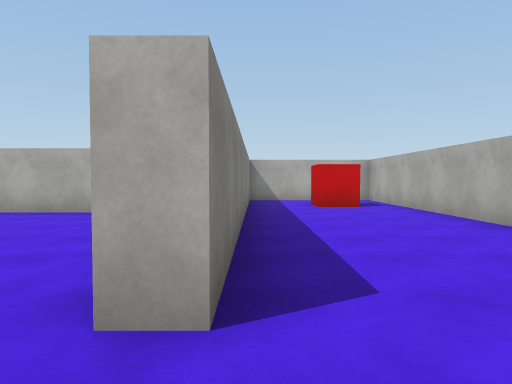
View 1 (above)

24 first-person views from a walk through a Unity game level. The camera is 1.3 m above the floor, tilts 2° down and sees 70° across. The floor is counted in squares, 2 m on a side. Each view is taken from the middle of a square. On the plan, view 1 faces up. The plan holds only what a view shows up to about 11 squares ahead; the rest is blank. The place goes on beyond the plan. The player is left out. Surface patterns are stand-ins for the level's own textures.

View 2
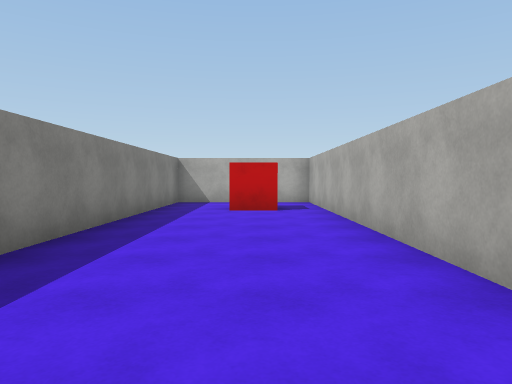

View 3
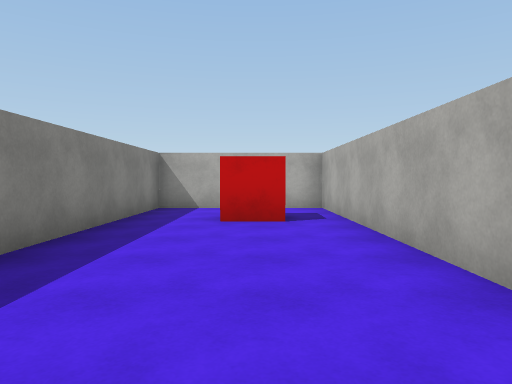

View 4
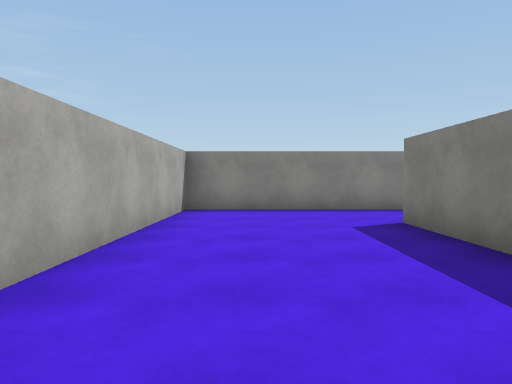

View 5
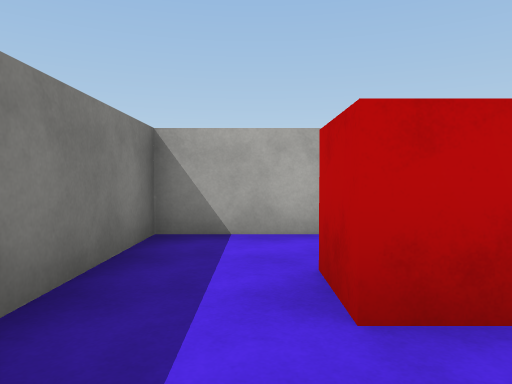

View 6
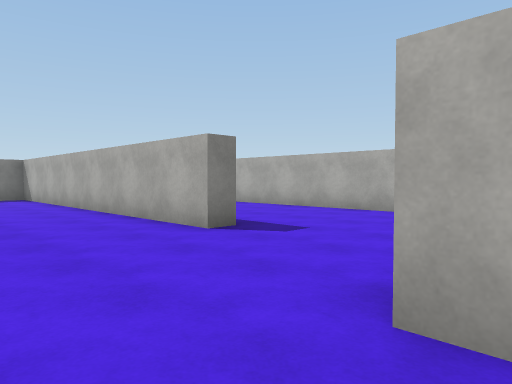

View 7
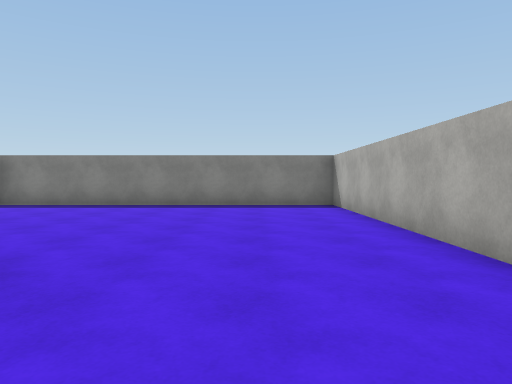

View 8
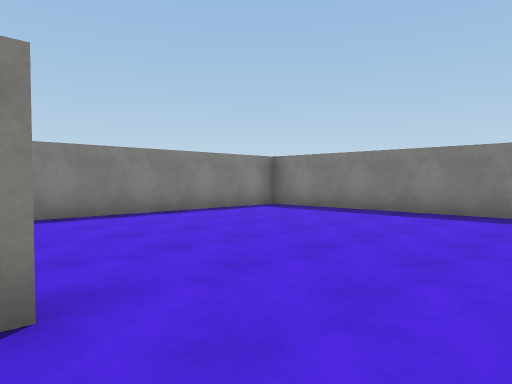

View 9
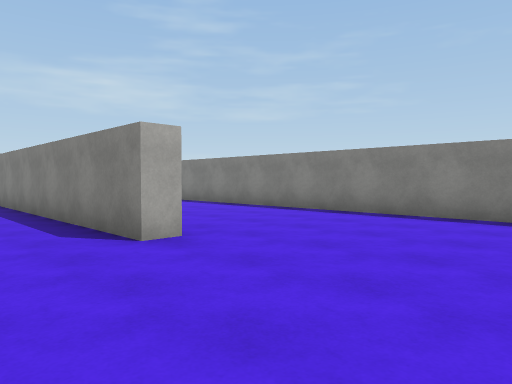

View 10
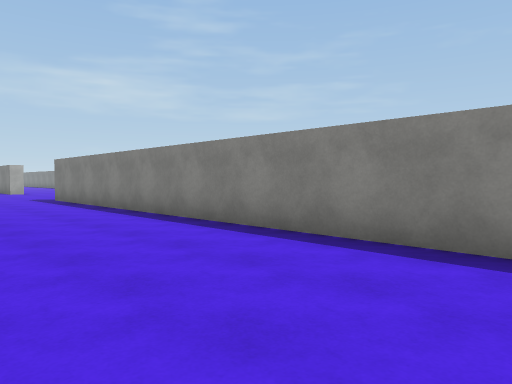

View 11
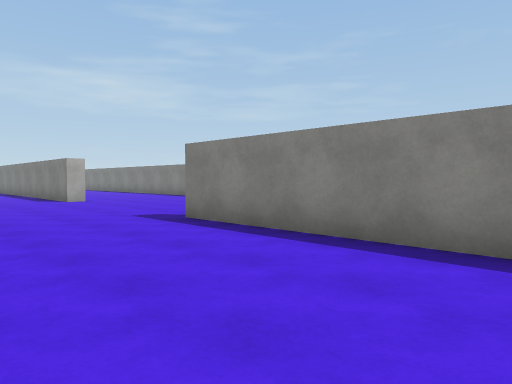

View 12
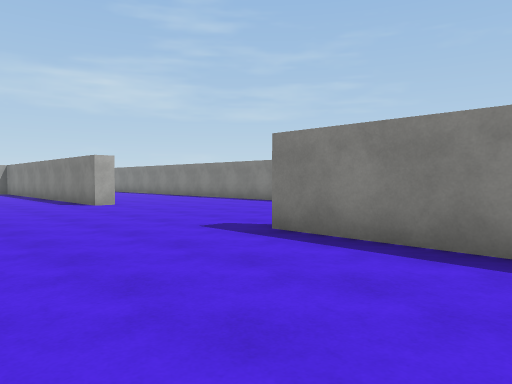

View 13
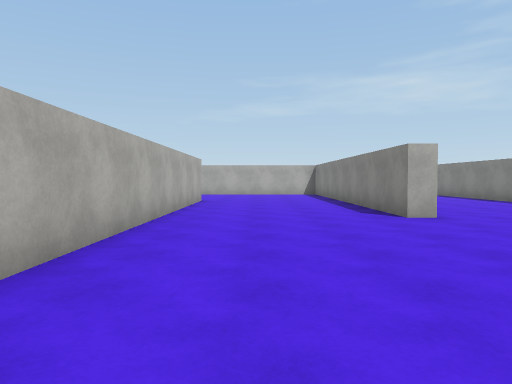

View 14
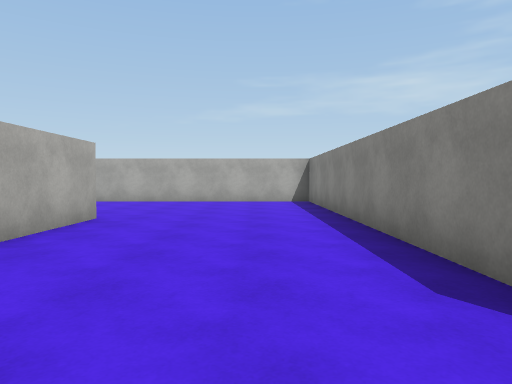

View 15
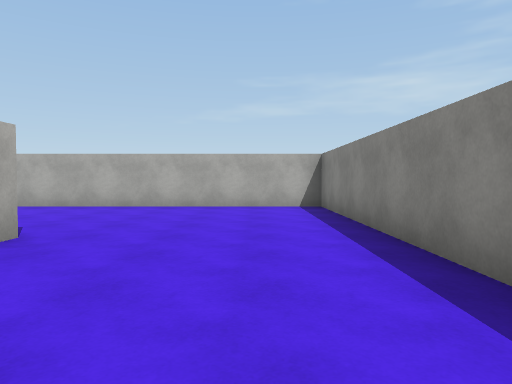

View 16
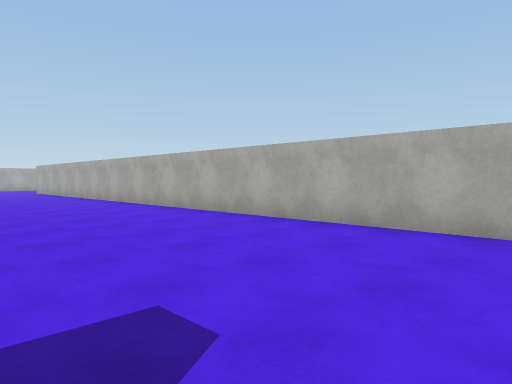

View 17
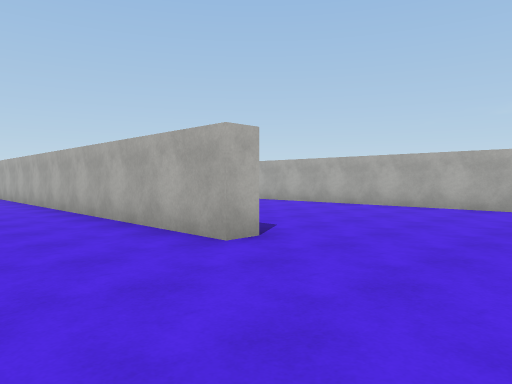

View 18
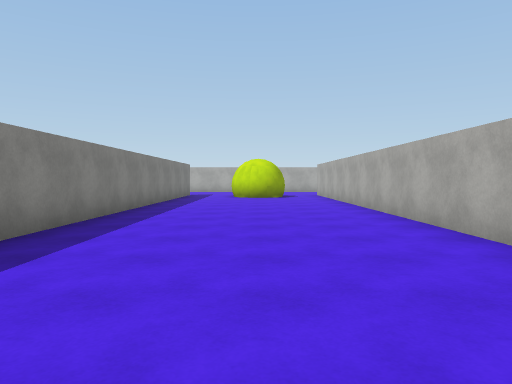

View 19
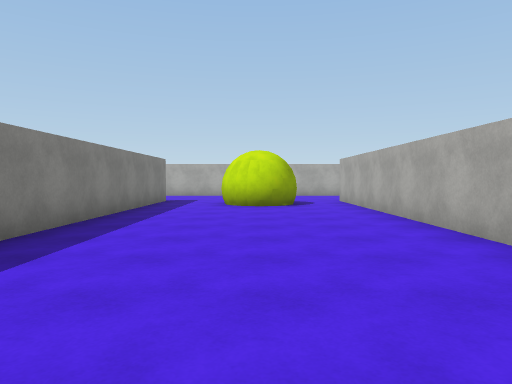

View 20
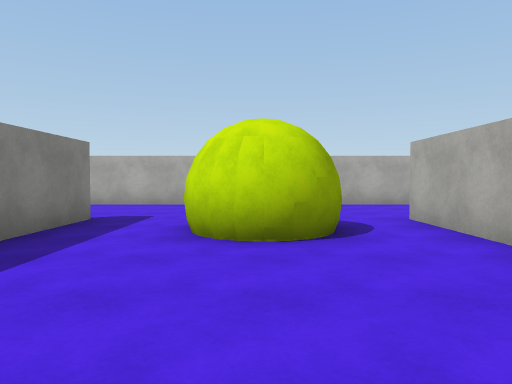

View 21
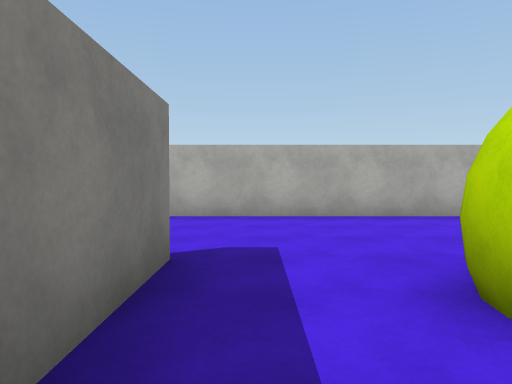

View 22
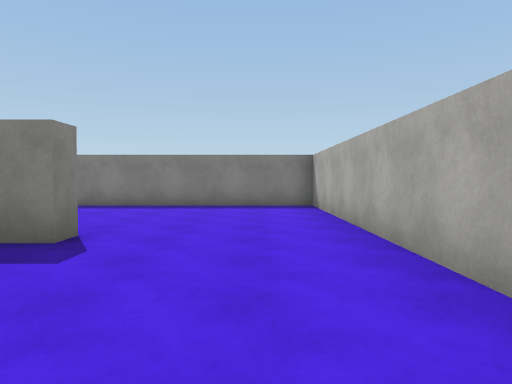

View 23
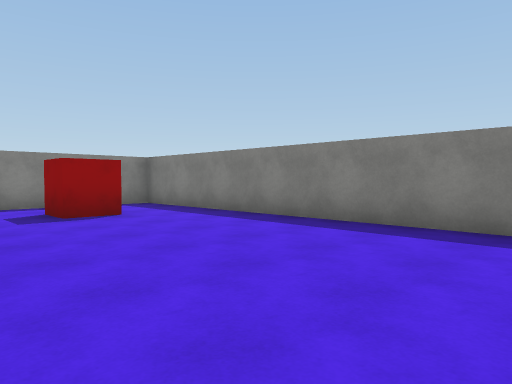

View 24
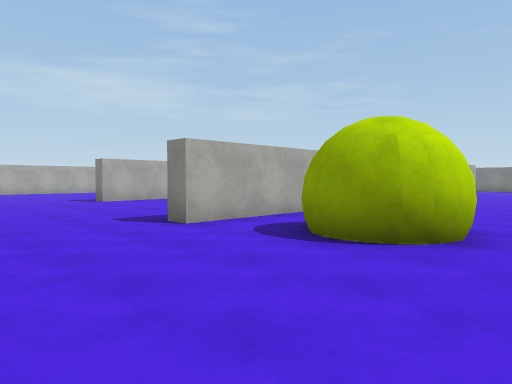

### Floor plan
Points are (right, up) in squares from view 1. A wall is a line through its corners. A room is listed if a view was taken in it or the views show most of it. See-through windows are left out.
Room 1 (views 1, 2, 3, 4, 5, 6)
walls: (-0.5, -0.9) (3.5, -0.9) (3.5, 11.3) (-0.2, 11.3) (-0.2, 1.5) (-0.8, 1.5)
ways out: opening at (-1, 0.5) to room 2
objects: red cube (2, 9)
Room 2 (views 7, 8, 9, 10, 11, 12, 13, 14, 15, 16, 17, 18, 19, 20, 21, 22, 23, 24)
walls: (15.1, 3) (14.5, 3) (14.5, 17.9) (15, 17.9); (6.5, 11.8) (7.5, 11.8); (16.1, -1.4) (7.2, -1.4); (11.9, 15.7) (11.4, 15.9); (11.1, 16.6) (11.2, 17.2) (11.5, 17.5); (11.2, 17.3) (11.8, 17.7); (11.1, -6.1) (11.1, -5.6) (20.7, -5.6) (20.7, 9); (8.8, 17.9) (9.3, 17.9) (9.3, 6.8); (20.7, 16) (20.7, 16.6) (21.1, 16.6); (16, 21.4) (4, 21.4) (4, 11.8) (4.8, 11.8); (-3.8, 3.5) (-3.8, 3) (-13.2, 3) (-13.2, -5.6) (5.2, -5.6); (-6.5, -1.4) (-6.5, -0.9) (-0.5, -0.9)
ways out: opening at (-1, 0.5) to room 1; opening at (-2.5, 3)
objects: red cube (6, 14) to (7, 14)

Positions as (right, up) in squares from view 1, and headings:
1: (0, 0), facing up
2: (2, 1), facing up
3: (2, 3), facing up
4: (2, 7), facing down
5: (1, 7), facing up
6: (0, 0), facing up-left
7: (-4, 1), facing left
8: (-6, 1), facing down-left
9: (-10, 1), facing down-right
10: (-7, -2), facing down-right
11: (0, -2), facing down-right
12: (2, -2), facing down-right
13: (5, -3), facing right
14: (10, -4), facing right
15: (12, -4), facing right
16: (16, -2), facing up-right
17: (12, 0), facing up-right
18: (12, 3), facing up
19: (12, 7), facing up
20: (12, 12), facing up
21: (10, 15), facing up
22: (13, 20), facing left
23: (9, 21), facing down-left
24: (10, 21), facing down-right
